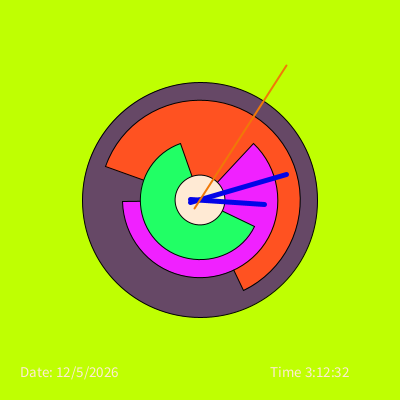
Frame 1 (no input)
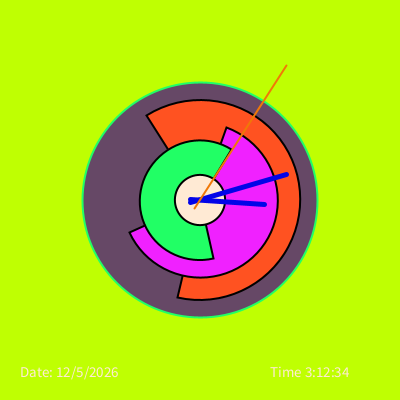
Frame 60 (the mouse pressed at the canvas centre just before this capture)
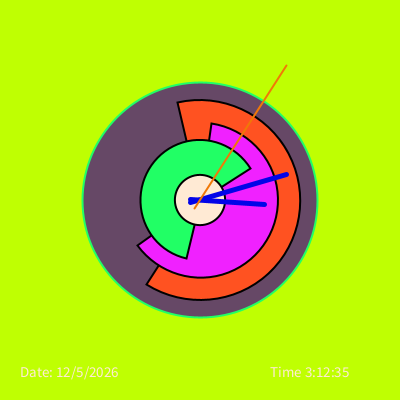
Frame 120 (the mouse held since frame 60 and released just before this capture)

The Processing sketch that drew these frames (run headless with seeded random() and noise(); from frame 60 on, the mouse is pressed at the canvas centre):

// Processing sketch: processing_135756
// ── processing_135756.pde

//Global Variables - every function can see them
int seconds, minutes, hours;

void setup() {
  size(400, 400);
  smooth(8);
  
}

void draw() {
  background(191,255,2);
  int seconds = second();
  int minutes = minute();
  int hours = hour();
  int day = day();
  int month = month();
  int year = year();

  float secondRot = map(seconds, 45, 59, 0, -360);
  float secondRotb = map(seconds,45, 59, 0,360);
  float secondRotc = map(seconds,90, 59, 0, 360);
  float secondRotd = map(seconds,45, 59, 90, 360);
  
  float minuteRot = map (minutes, 0, 59, 0, 360);
  float hourRot = map (hours, 0, 23, 0, 360*2);
  float monthRot = map (month, 0, 11, 0, 360);//orange
  float dayRot = map (day, 0, 30, 0, 360);//red
  float yearRot = map (year, 0, 2014, 0, 360);//black
  
 fill(102,72,102);//dk purple
 ellipse(width/2, height/2, 235,235);
 
 
pushMatrix();
  stroke(0);
  fill(255,82,33);//red
  translate(width/2, height/2);
  rotate(radians(secondRotd));
  arc(0, 0, 200, 200, 0, PI+QUARTER_PI, PIE);
  
  popMatrix();

 
  
pushMatrix();
  stroke(0);
  fill(240,33,255);//pink
  translate(width/2, height/2);
  rotate(radians(secondRotc));
  arc(0, 0, 155, 155, 0, PI+QUARTER_PI, PIE);
  
  popMatrix();

pushMatrix();
  stroke(0);
  fill(33,255,101);//green
  translate(width/2, height/2);
  rotate(radians(secondRotb));
  arc(0, 0, 120, 120, 0, PI+QUARTER_PI, PIE);
  popMatrix();

pushMatrix();
  stroke(0);
  fill(255,234,212);//black
  translate(width/2, height/2);
  rotate(radians(secondRot));
  rectMode(CENTER);
  ellipse(0, 0, 50, 50);
  
  popMatrix();
  //MINUTES
  pushMatrix();
  translate(width/2, height/2); //allows you to reset the starting point of the grid
  rotate(radians(minuteRot));
  stroke(2,4,232);
  strokeWeight(5);
  line(0, 10, 0, -90);
  popMatrix();

  //HOURS
  pushMatrix();
  translate(width/2, height/2); //allows you to reset the starting point of the grid
  rotate(radians(hourRot));
  stroke(2,4,232);
  strokeWeight(5);
  line(0, 10, 0, -65);
  popMatrix();
  
  
 //MONTH
  pushMatrix();
  translate(width/2, height/2); //allows you to reset the starting point of the grid
  rotate(radians(monthRot));
  stroke(240,120,7);//orange
  strokeWeight(2);
  line(0, 10, 0, -160);
  popMatrix();
  
  //DAY
  pushMatrix();
  translate(width/2, height/2); //allows you to reset the starting point of the grid
  rotate(radians(dayRot));
  stroke(2,81,255);//red
  strokeWeight(2);
  //line(0, 10, 0, -130);
  popMatrix();
  
  //YEAR
  pushMatrix();
  translate(width/2, height/2); //allows you to reset the starting point of the grid
  rotate(radians(yearRot));
  stroke(33,255,101);
  strokeWeight(2);
  //line(0, 10, 0, -75);
  popMatrix();
  
  /*textSize(12);
  fill(0);
  text("Jan",240,60);
  text("Feb",300,100);
  text("March",340,160);
  text("April",340,240);
  text("May",300,300);
  text("June",240,340);
  text("July",145,340);
  text("Aug",75,300);
  text("Sept",40,240);
  text("Oct",40,160);
  text("Nov",80,100);
  text("Dec",150,60);
    */          
  
  textSize(15);
  text("Time " + hours + ":" + minutes + ":" + seconds, 270, 377);


 textSize(15);
  text("Date: " + month + "/" + day + "/" + year, 20, 377);
}
